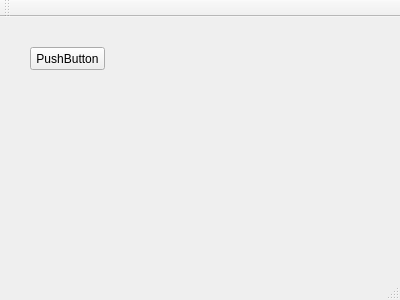
<?xml version="1.0" encoding="UTF-8"?>
<ui version="4.0">
 <class>MainWindow</class>
 <widget class="QMainWindow" name="MainWindow">
  <property name="geometry">
   <rect>
    <x>0</x>
    <y>0</y>
    <width>400</width>
    <height>300</height>
   </rect>
  </property>
  <property name="windowTitle">
   <string>MainWindow</string>
  </property>
  <widget class="QWidget" name="centralWidget">
   <widget class="QPushButton" name="pushButton">
    <property name="geometry">
     <rect>
      <x>30</x>
      <y>30</y>
      <width>75</width>
      <height>23</height>
     </rect>
    </property>
    <property name="text">
     <string>PushButton</string>
    </property>
   </widget>
  </widget>
  <widget class="QMenuBar" name="menuBar">
   <property name="geometry">
    <rect>
     <x>0</x>
     <y>0</y>
     <width>400</width>
     <height>21</height>
    </rect>
   </property>
  </widget>
  <widget class="QToolBar" name="mainToolBar">
   <attribute name="toolBarArea">
    <enum>TopToolBarArea</enum>
   </attribute>
   <attribute name="toolBarBreak">
    <bool>false</bool>
   </attribute>
  </widget>
  <widget class="QStatusBar" name="statusBar"/>
 </widget>
 <layoutdefault spacing="6" margin="11"/>
 <resources/>
 <connections/>
</ui>
